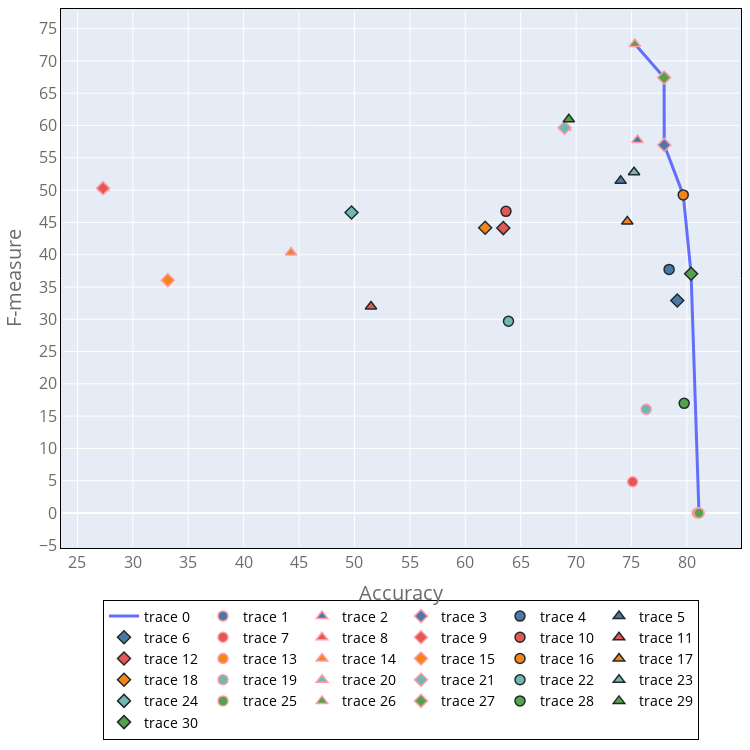

Notebook code cell kept with this figure:
### Code cell
# function below sets the color based on amount
def SetMarkerForm(x):
    Symbol1=0 # Imbalanced
    Symbol2=5 # Random
    Symbol3=2 # SMOTE

    if(x=="Imbalanced"):
        return Symbol1
    elif(x=="random undersampling"):
        return Symbol2
    else:
        return Symbol3

# function below sets the color based on amount
def SetMarkerColor(x):
    color1=px.colors.qualitative.T10[0] # Complete - blue
    color2=px.colors.qualitative.T10[2] # No cleaning - red
    color3=px.colors.qualitative.T10[1] # No filtering - orange
    color4=px.colors.qualitative.T10[3] # No segment - celeste
    color5=px.colors.qualitative.T10[4] # Reduced inputs - green

    if(x=="Complete"):
        return color1
    elif(x=="No cleaning"):
        return color2
    elif(x=="No filtering"):
        return color3
    elif(x=="No segment"):
        return color4
    else:
        return color5

# function below sets the color based on amount
def SetBorderMarkerColor(x):
    borderColorSVM  = px.colors.qualitative.T10[7]    # Pastel pink
    borderColorTree = px.colors.qualitative.Dark24[5] # Black
    if(x=="SVM"):
        return borderColorSVM
    elif(x=="Tree"):
        return borderColorTree
    else:
        return borderColorTree

# Frente de Pareto
A = data1[(data1.BalancerType == "random undersampling") & (data1.Setting == "Minimum inputs") & (data1.ClassifierType == "SVM")]
B = data1[(data1.BalancerType == "Smote")                & (data1.Setting == "Minimum inputs") & (data1.ClassifierType == "SVM")]
C = data1[(data1.BalancerType == "Smote")                & (data1.Setting == "Complete")       & (data1.ClassifierType == "SVM")]
D = data1[(data1.BalancerType == "Imbalanced")           & (data1.Setting == "No filtering")   & (data1.ClassifierType == "Tree")]
E = data1[(data1.BalancerType == "Smote")                & (data1.Setting == "Minimum inputs") & (data1.ClassifierType == "Tree")]
F = data1[(data1.BalancerType == "Imbalanced")           & (data1.Setting == "Minimum inputs") & (data1.ClassifierType == "SVM")]
LineAccuracy = [A.Accuracy.values[0], B.Accuracy.values[0], C.Accuracy.values[0], D.Accuracy.values[0], E.Accuracy.values[0], F.Accuracy.values[0]]
LineFmeasure = [A.Fmeasure.values[0], B.Fmeasure.values[0], C.Fmeasure.values[0], D.Fmeasure.values[0], E.Fmeasure.values[0], F.Fmeasure.values[0]]

paretoFrontColor=px.colors.qualitative.Plotly[0]

fig = go.Figure()

# Linea que une el frente de Pareto
fig.add_trace(
    go.Scatter(
        x=LineAccuracy,
        y=LineFmeasure,
        mode='lines',
        line={
            'width': 3,
            'color': paretoFrontColor,
        },
    )
)

# Puntos
for i in range(len(data1)):
    markerSel   = SetMarkerForm(data1.BalancerType[i])
    colorSel    = SetMarkerColor(data1.Setting[i])
    borderColor = SetBorderMarkerColor(data1.ClassifierType[i])

    fig.add_trace(
        go.Scatter(
            x=[data1.Accuracy.values[i]],
            y=[data1.Fmeasure.values[i]],
            mode='markers',
            marker={
                'symbol': markerSel,
                'color' : colorSel,
                'size'  : 10,
                'line'  : {
                    'width': 1.5,
                    'color': borderColor,
                },
            },
        )
    )

fig.update_layout(
    legend=dict(
        traceorder="normal",
        font=dict(
            size=14,
            color="black"
        ),
        bordercolor="Black",
        borderwidth=1,
        xanchor = "center", # Para centrarla horizontalmente
        x = 0.5,            # Para centrarla horizontalmente
        orientation="h",    # Para centrarla horizontalmente
    ),
    #autosize=False,
    width=750,
    height=750,
    xaxis_title="Accuracy",
    yaxis_title="F-measure",
    xaxis= {
        'linecolor': 'black',
        'linewidth': 1,
        'mirror': True,
        'titlefont': {
            'size':20,
            'color':'rgb(107, 107, 107)'
        },
        'tickfont': {
            'size':16,
            'color':'rgb(107, 107, 107)'
        },
        'tick0':      0,
        'dtick':      5,
        #"range":      [ 23, 75 ],
    },
    yaxis= {
        'linecolor': 'black',
        'linewidth': 1,
        'mirror': True,
        'titlefont': {
            'size':20,
            'color':'rgb(107, 107, 107)'
        },
        'tickfont': {
            'size':16,
            'color':'rgb(107, 107, 107)'
        },
        'tick0':      25,
        'dtick':      5,
        #"range":      [ -2, 85 ],
    },
    margin={
        'l':   10,
        'r':   10,
        'b':   10,
        't':   10,
        'pad': 2
    },
    
)

fig.show() # Para que salga el resultado

#### Se guarda el diagrama ####
pio.write_image(fig, "figura.svg")

### Figure 1 — Plotly figure (JSON) as saved in the notebook; plotly's stock layout.template omitted (floating-point values rounded to 4 significant figures)
{"data": [{"line": {"color": "#636EFA", "width": 3}, "mode": "lines", "type": "scatter", "x": [75.3, 77.94, 77.95, 79.67, 80.38, 81.09], "y": [72.62, 67.43, 56.99, 49.26, 37.04, 0]}, {"marker": {"color": "#4C78A8", "line": {"color": "#FF9DA6", "width": 1.5}, "size": 10, "symbol": 0}, "mode": "markers", "type": "scatter", "x": [81.08], "y": [0]}, {"marker": {"color": "#4C78A8", "line": {"color": "#FF9DA6", "width": 1.5}, "size": 10, "symbol": 5}, "mode": "markers", "type": "scatter", "x": [75.55], "y": [57.76]}, {"marker": {"color": "#4C78A8", "line": {"color": "#FF9DA6", "width": 1.5}, "size": 10, "symbol": 2}, "mode": "markers", "type": "scatter", "x": [77.95], "y": [56.99]}, {"marker": {"color": "#4C78A8", "line": {"color": "#222A2A", "width": 1.5}, "size": 10, "symbol": 0}, "mode": "markers", "type": "scatter", "x": [78.39], "y": [37.72]}, {"marker": {"color": "#4C78A8", "line": {"color": "#222A2A", "width": 1.5}, "size": 10, "symbol": 5}, "mode": "markers", "type": "scatter", "x": [74.02], "y": [51.43]}, {"marker": {"color": "#4C78A8", "line": {"color": "#222A2A", "width": 1.5}, "size": 10, "symbol": 2}, "mode": "markers", "type": "scatter", "x": [79.13], "y": [32.9]}, {"marker": {"color": "#E45756", "line": {"color": "#FF9DA6", "width": 1.5}, "size": 10, "symbol": 0}, "mode": "markers", "type": "scatter", "x": [75.1], "y": [4.837]}, {"marker": {"color": "#E45756", "line": {"color": "#FF9DA6", "width": 1.5}, "size": 10, "symbol": 5}, "mode": "markers", "type": "scatter", "x": [27.35], "y": [50.32]}, {"marker": {"color": "#E45756", "line": {"color": "#FF9DA6", "width": 1.5}, "size": 10, "symbol": 2}, "mode": "markers", "type": "scatter", "x": [27.31], "y": [50.3]}, {"marker": {"color": "#E45756", "line": {"color": "#222A2A", "width": 1.5}, "size": 10, "symbol": 0}, "mode": "markers", "type": "scatter", "x": [63.67], "y": [46.71]}, {"marker": {"color": "#E45756", "line": {"color": "#222A2A", "width": 1.5}, "size": 10, "symbol": 5}, "mode": "markers", "type": "scatter", "x": [51.49], "y": [31.97]}, {"marker": {"color": "#E45756", "line": {"color": "#222A2A", "width": 1.5}, "size": 10, "symbol": 2}, "mode": "markers", "type": "scatter", "x": [63.43], "y": [44.12]}, {"marker": {"color": "#F58518", "line": {"color": "#FF9DA6", "width": 1.5}, "size": 10, "symbol": 0}, "mode": "markers", "type": "scatter", "x": [80.93], "y": [8e-05]}, {"marker": {"color": "#F58518", "line": {"color": "#FF9DA6", "width": 1.5}, "size": 10, "symbol": 5}, "mode": "markers", "type": "scatter", "x": [44.28], "y": [40.34]}, {"marker": {"color": "#F58518", "line": {"color": "#FF9DA6", "width": 1.5}, "size": 10, "symbol": 2}, "mode": "markers", "type": "scatter", "x": [33.15], "y": [36.06]}, {"marker": {"color": "#F58518", "line": {"color": "#222A2A", "width": 1.5}, "size": 10, "symbol": 0}, "mode": "markers", "type": "scatter", "x": [79.67], "y": [49.26]}, {"marker": {"color": "#F58518", "line": {"color": "#222A2A", "width": 1.5}, "size": 10, "symbol": 5}, "mode": "markers", "type": "scatter", "x": [74.62], "y": [45.14]}, {"marker": {"color": "#F58518", "line": {"color": "#222A2A", "width": 1.5}, "size": 10, "symbol": 2}, "mode": "markers", "type": "scatter", "x": [61.8], "y": [44.16]}, {"marker": {"color": "#72B7B2", "line": {"color": "#FF9DA6", "width": 1.5}, "size": 10, "symbol": 0}, "mode": "markers", "type": "scatter", "x": [76.32], "y": [16.06]}, {"marker": {"color": "#72B7B2", "line": {"color": "#FF9DA6", "width": 1.5}, "size": 10, "symbol": 5}, "mode": "markers", "type": "scatter", "x": [69.02], "y": [59.66]}, {"marker": {"color": "#72B7B2", "line": {"color": "#FF9DA6", "width": 1.5}, "size": 10, "symbol": 2}, "mode": "markers", "type": "scatter", "x": [68.96], "y": [59.65]}, {"marker": {"color": "#72B7B2", "line": {"color": "#222A2A", "width": 1.5}, "size": 10, "symbol": 0}, "mode": "markers", "type": "scatter", "x": [63.9], "y": [29.69]}, {"marker": {"color": "#72B7B2", "line": {"color": "#222A2A", "width": 1.5}, "size": 10, "symbol": 5}, "mode": "markers", "type": "scatter", "x": [75.23], "y": [52.76]}, {"marker": {"color": "#72B7B2", "line": {"color": "#222A2A", "width": 1.5}, "size": 10, "symbol": 2}, "mode": "markers", "type": "scatter", "x": [49.74], "y": [46.52]}, {"marker": {"color": "#54A24B", "line": {"color": "#FF9DA6", "width": 1.5}, "size": 10, "symbol": 0}, "mode": "markers", "type": "scatter", "x": [81.09], "y": [0]}, {"marker": {"color": "#54A24B", "line": {"color": "#FF9DA6", "width": 1.5}, "size": 10, "symbol": 5}, "mode": "markers", "type": "scatter", "x": [75.3], "y": [72.62]}, {"marker": {"color": "#54A24B", "line": {"color": "#FF9DA6", "width": 1.5}, "size": 10, "symbol": 2}, "mode": "markers", "type": "scatter", "x": [77.94], "y": [67.43]}, {"marker": {"color": "#54A24B", "line": {"color": "#222A2A", "width": 1.5}, "size": 10, "symbol": 0}, "mode": "markers", "type": "scatter", "x": [79.75], "y": [16.98]}, {"marker": {"color": "#54A24B", "line": {"color": "#222A2A", "width": 1.5}, "size": 10, "symbol": 5}, "mode": "markers", "type": "scatter", "x": [69.35], "y": [60.96]}, {"marker": {"color": "#54A24B", "line": {"color": "#222A2A", "width": 1.5}, "size": 10, "symbol": 2}, "mode": "markers", "type": "scatter", "x": [80.38], "y": [37.04]}], "layout": {"height": 750, "legend": {"bordercolor": "Black", "borderwidth": 1, "font": {"color": "black", "size": 14}, "orientation": "h", "traceorder": "normal", "x": 0.5, "xanchor": "center"}, "margin": {"b": 10, "l": 10, "pad": 2, "r": 10, "t": 10}, "width": 750, "xaxis": {"dtick": 5, "linecolor": "black", "linewidth": 1, "mirror": true, "tick0": 0, "tickfont": {"color": "rgb(107, 107, 107)", "size": 16}, "title": {"font": {"color": "rgb(107, 107, 107)", "size": 20}, "text": "Accuracy"}}, "yaxis": {"dtick": 5, "linecolor": "black", "linewidth": 1, "mirror": true, "tick0": 25, "tickfont": {"color": "rgb(107, 107, 107)", "size": 16}, "title": {"font": {"color": "rgb(107, 107, 107)", "size": 20}, "text": "F-measure"}}}}
